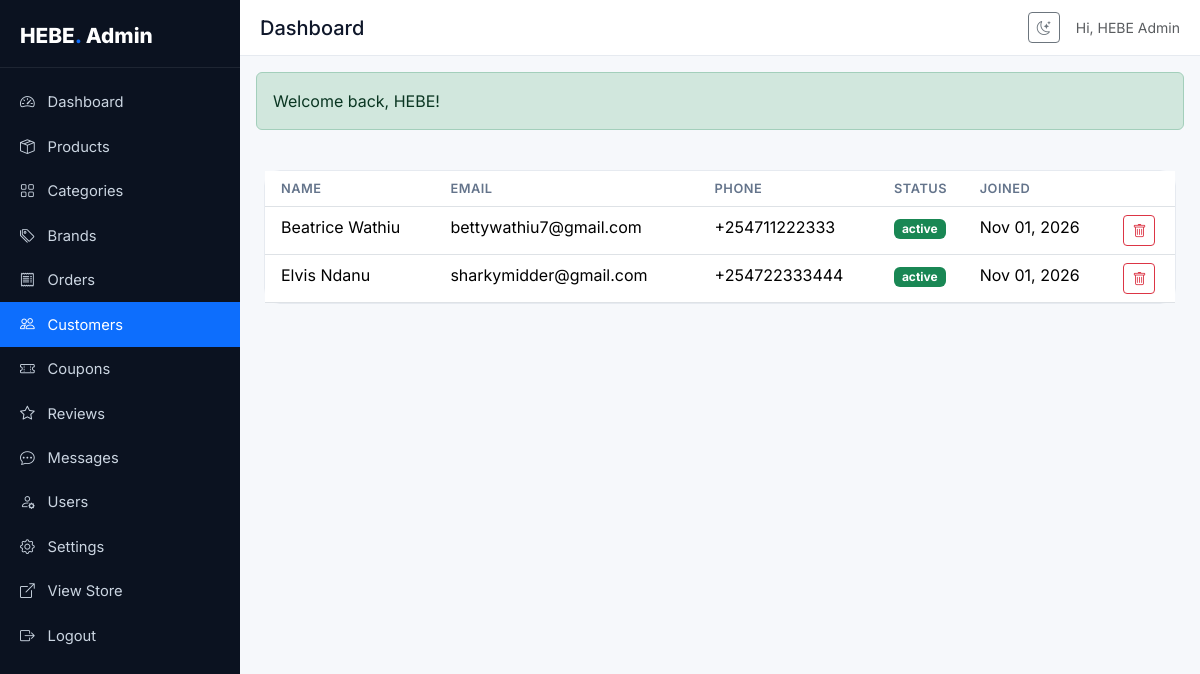
The page /admin/customers.php (signed in) on the database its author committed.
### tables this page shows
CREATE TABLE users (
    id INT AUTO_INCREMENT PRIMARY KEY,
    name VARCHAR(120) NOT NULL,
    email VARCHAR(160) NOT NULL UNIQUE,
    password VARCHAR(255) NOT NULL,
    phone VARCHAR(30) DEFAULT NULL,
    role ENUM('admin','customer') NOT NULL DEFAULT 'customer',
    avatar VARCHAR(255) DEFAULT NULL,
    email_verified TINYINT(1) NOT NULL DEFAULT 0,
    verify_token VARCHAR(64) DEFAULT NULL,
    reset_token VARCHAR(64) DEFAULT NULL,
    reset_expires DATETIME DEFAULT NULL,
    remember_token VARCHAR(64) DEFAULT NULL,
    status ENUM('active','suspended') NOT NULL DEFAULT 'active',
    created_at TIMESTAMP DEFAULT CURRENT_TIMESTAMP,
    INDEX idx_role (role)
);

### includes/helpers.php (called while the page is built, shortened)
<?php
function e(?string $v): string { return htmlspecialchars($v ?? '', ENT_QUOTES, 'UTF-8'); }
function url(string $path = ''): string {
    $path = ltrim($path, '/');
    if ($path === '') return rtrim(BASE_URL, '/');
    return rtrim(BASE_URL, '/') . '/' . $path;
}
function asset(string $path): string {
    return url('assets/' . ltrim($path, '/'));
}
function flash(string $key, ?string $msg = null): ?string {
    $m = $_SESSION['_flash'][$key] ?? null;
    return $m;
}

### config/database.php (called while the page is built)
<?php
class Database
{
    private static ?PDO $pdo = null;
    public static function getInstance(): PDO
    {
        if (self::$pdo === null) {
            $dsn = 'mysql:host=' . DB_HOST . ';dbname=' . DB_NAME . ';charset=' . DB_CHARSET;
            $options = [
                PDO::ATTR_ERRMODE            => PDO::ERRMODE_EXCEPTION,
                PDO::ATTR_DEFAULT_FETCH_MODE => PDO::FETCH_ASSOC,
                PDO::ATTR_EMULATE_PREPARES   => false,
            ];
            try {
                self::$pdo = new PDO($dsn, DB_USER, DB_PASS, $options);
            } catch (PDOException $e) {
                if (APP_ENV === 'development') {
                    die('DB Connection failed: ' . $e->getMessage());
                }
                die('Service temporarily unavailable.');
            }
        }
        return self::$pdo;
    }
}
function db(): PDO { return Database::getInstance(); }

### includes/auth.php (called while the page is built, shortened)
<?php
function current_user(): ?array {
    static $cache = null;
    if ($cache !== null && $cache['id'] == $_SESSION['user_id']) return $cache;
    $stmt = db()->prepare('SELECT id, name, email, role, avatar, created_at FROM users WHERE id = ? LIMIT 1');
    $stmt->execute([$_SESSION['user_id']]);
    $cache = $stmt->fetch() ?: null;
    return $cache;
}
function is_logged_in(): bool { return current_user() !== null; }
function require_login(): void {
    if (!is_logged_in()) {
        $_SESSION['_redirect_after_login'] = $_SERVER['REQUEST_URI'] ?? '/';
        flash('error', 'Please log in to continue.');
        redirect('auth/login.php');
    }
}
function require_admin(): void {
    require_login();
}

### models/User.php (called while the page is built, shortened)
<?php
class User {
    public function all(string $role = 'customer'): array {
        $s = db()->prepare('SELECT id,name,email,phone,role,status,created_at FROM users WHERE role=? ORDER BY created_at DESC');
        $s->execute([$role]);
        return $s->fetchAll();
    }
}

### admin/customers.php (the view, shortened to what this page needs)
<?php
require_once __DIR__ . '/../includes/admin_header.php';
require_once __DIR__ . '/../models/User.php';
$um = new User();
$rows = $um->all('customer');
?>
<div class="admin-card"><table class="table table-clean mb-0">
  <thead><tr><th class="ps-3">Name</th><th>Email</th><th>Phone</th><th>Status</th><th>Joined</th><th></th></tr></thead>
  <tbody><?php foreach ($rows as $r): ?>
    <tr><td class="ps-3"><?= e($r['name']) ?></td><td><?= e($r['email']) ?></td><td><?= e($r['phone'] ?? '') ?></td>
    <td><span class="badge text-bg-<?= $r['status']==='active'?'success':'secondary' ?>"><?= e($r['status']) ?></span></td>
    <td><?= date('M d, Y', strtotime($r['created_at'])) ?></td>
    <td><a class="btn btn-sm btn-outline-danger" href="?delete=<?= (int)$r['id'] ?>" onclick="return confirm('Delete this customer?')"><i class="bi bi-trash"></i></a></td></tr>
  <?php endforeach; ?></tbody>
</table></div>
<?php require_once __DIR__ . '/../includes/admin_footer.php'; ?>

### includes/admin_header.php (shortened to what this page needs)
<?php
require_admin();
require_once __DIR__ . '/../models/Order.php';
$current = basename($_SERVER['PHP_SELF']);
?>
<!DOCTYPE html>
<html lang="en">
<head>
<link href="https://cdn.jsdelivr.net/npm/bootstrap@5.3.3/dist/css/bootstrap.min.css" rel="stylesheet">
<link href="https://cdn.jsdelivr.net/npm/bootstrap-icons@1.11.3/font/bootstrap-icons.css" rel="stylesheet">
<link href="<?= asset('css/admin.css') ?>" rel="stylesheet">
</head>
<body class="admin-body">
<aside class="admin-sidebar">
  <div class="admin-brand"><a href="<?= url('admin/index.php') ?>">HEBE<span>.</span> Admin</a></div>
  <nav class="admin-nav">
    <a href="<?= url('admin/index.php') ?>" class="<?= $current==='index.php'?'active':'' ?>"><i class="bi bi-speedometer2"></i> Dashboard</a>
    <a href="<?= url('admin/products.php') ?>" class="<?= $current==='products.php'?'active':'' ?>"><i class="bi bi-box-seam"></i> Products</a>
    <a href="<?= url('admin/categories.php') ?>" class="<?= $current==='categories.php'?'active':'' ?>"><i class="bi bi-grid"></i> Categories</a>
    <a href="<?= url('admin/brands.php') ?>" class="<?= $current==='brands.php'?'active':'' ?>"><i class="bi bi-tags"></i> Brands</a>
    <a href="<?= url('admin/orders.php') ?>" class="<?= $current==='orders.php'?'active':'' ?>"><i class="bi bi-receipt"></i> Orders</a>
    <a href="<?= url('admin/customers.php') ?>" class="<?= $current==='customers.php'?'active':'' ?>"><i class="bi bi-people"></i> Customers</a>
    <a href="<?= url('admin/coupons.php') ?>" class="<?= $current==='coupons.php'?'active':'' ?>"><i class="bi bi-ticket-perforated"></i> Coupons</a>
    <a href="<?= url('admin/reviews.php') ?>" class="<?= $current==='reviews.php'?'active':'' ?>"><i class="bi bi-star"></i> Reviews</a>
    <a href="<?= url('admin/messages.php') ?>" class="<?= $current==='messages.php'?'active':'' ?>"><i class="bi bi-chat-dots"></i> Messages </a>
    <a href="<?= url('admin/users.php') ?>" class="<?= $current==='users.php'?'active':'' ?>"><i class="bi bi-person-gear"></i> Users</a>
    <a href="<?= url('admin/settings.php') ?>" class="<?= $current==='settings.php'?'active':'' ?>"><i class="bi bi-gear"></i> Settings</a>
    <a href="<?= url('/') ?>" target="_blank"><i class="bi bi-box-arrow-up-right"></i> View Store</a>
    <a href="<?= url('auth/logout.php') ?>"><i class="bi bi-box-arrow-right"></i> Logout</a>
  </nav>
</aside>
<div class="admin-main">
  <header class="admin-topbar">
    <h1 class="admin-title h5 mb-0"><?= e($pageTitle ?? 'Dashboard') ?></h1>
    <div class="ms-auto d-flex align-items-center gap-3">
      <button class="btn btn-sm btn-outline-secondary" id="darkToggle"><i class="bi bi-moon-stars"></i></button>
      <span class="text-muted small d-none d-md-inline">Hi, <?= e(current_user()['name']) ?></span>
    </div>
  </header>
  <?php if ($m = flash('success')): ?><div class="alert alert-success m-3"><?= e($m) ?></div><?php endif; ?>
  <div class="admin-content p-3 p-md-4">

### assets/css/admin.css (style rules this page uses)
:root { --side-bg:#0b1220; --side-text:#cbd5e1; --side-active:#0D6EFD; --content-bg:#f6f8fb; --card-bg:#fff; --border:#e6eaf0; --text:#0f172a; --muted:#64748b; }
body.admin-body { font-family:'Inter',system-ui,sans-serif;margin:0;background:var(--content-bg);color:var(--text) }
.admin-sidebar { position:fixed;top:0;left:0;width:240px;height:100vh;background:var(--side-bg);color:var(--side-text);padding:1.25rem 0;overflow:auto;transition:transform .3s }
.admin-brand { padding:0 1.25rem 1rem;border-bottom:1px solid rgba(255,255,255,.08);margin-bottom:.75rem }
.admin-brand a { color:#fff;font-weight:800;font-size:1.3rem;text-decoration:none }
.admin-brand span { color:var(--side-active) }
.admin-nav a { display:flex;align-items:center;gap:.6rem;padding:.7rem 1.25rem;color:var(--side-text);text-decoration:none;font-size:.92rem }
.admin-nav a.active { background:var(--side-active);color:#fff }
.admin-nav a i { width:18px }
.admin-main { margin-left:240px;min-height:100vh;display:flex;flex-direction:column }
.admin-topbar { display:flex;align-items:center;gap:.5rem;padding:.75rem 1.25rem;background:#fff;border-bottom:1px solid var(--border);position:sticky;top:0;z-index:10 }
.admin-content { flex:1 }
.admin-card { background:#fff;border:1px solid var(--border);border-radius:1rem }
.table-clean th { font-size:.8rem;text-transform:uppercase;letter-spacing:.04em;color:var(--muted);font-weight:600 }

### rows shown on the page
users: name "HEBE Admin"
users: name "Beatrice Wathiu", email "bettywathiu7@gmail.com", phone "+254711222333", status "active", created_at "Nov 01, 2026"
users: name "Elvis Ndanu", email "sharkymidder@gmail.com", phone "+254722333444", status "active", created_at "Nov 01, 2026"

### other values the page prints
$pageTitle "Dashboard"
$m "Welcome back, HEBE!"
